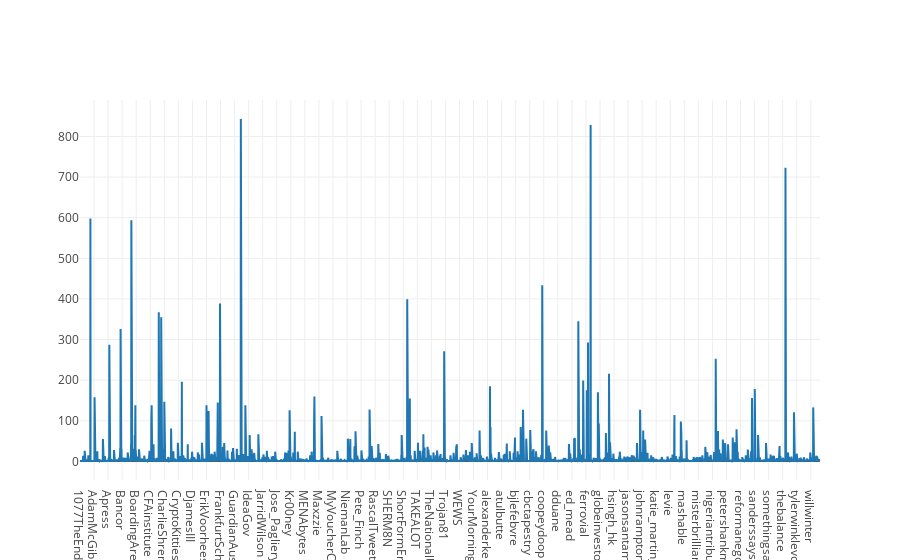

Notebook source saved alongside this figure:
### Code cell
data = [go.Scatter( x=name_tweets.index, y=name_tweets )]
iplot(data, filename='pandas-time-series')

### Figure 1 — Plotly figure (JSON) as saved in the notebook; plotly's stock layout.template omitted (floating-point values rounded to 4 significant figures; data arrays with more than 128 entries replaced by an {"elided": "..."} marker saying what was removed)
{"data": [{"type": "scatter", "uid": "03ed26d6-a069-40cb-b694-5e05bcc2df69", "x": {"elided": "4266 str values"}, "y": {"elided": "4266 int values"}}], "layout": {}}
